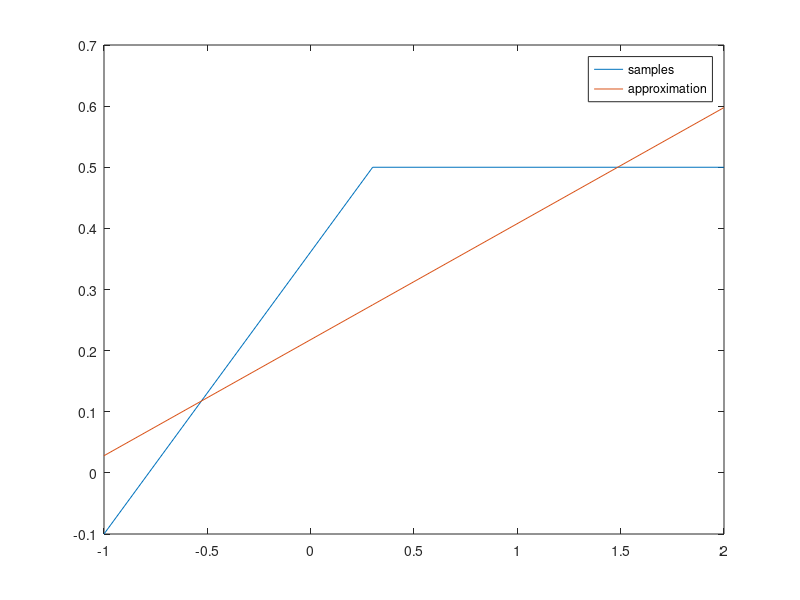
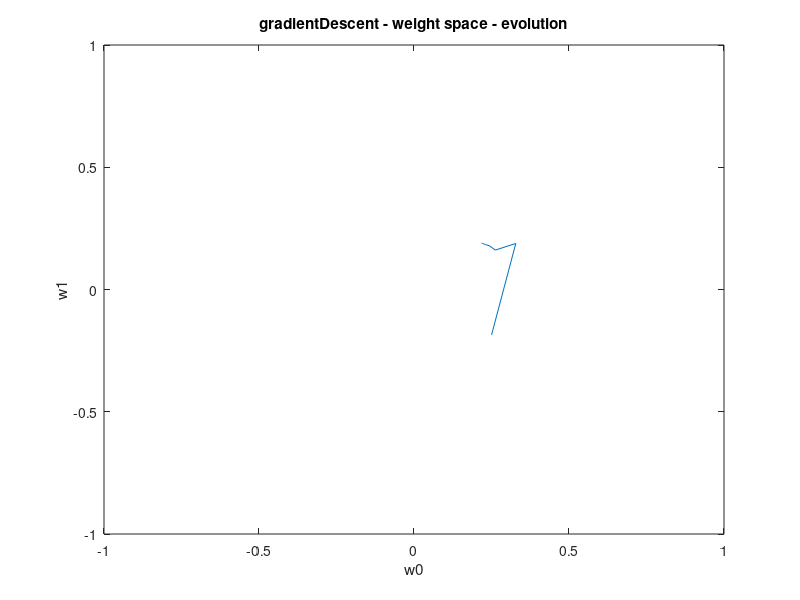
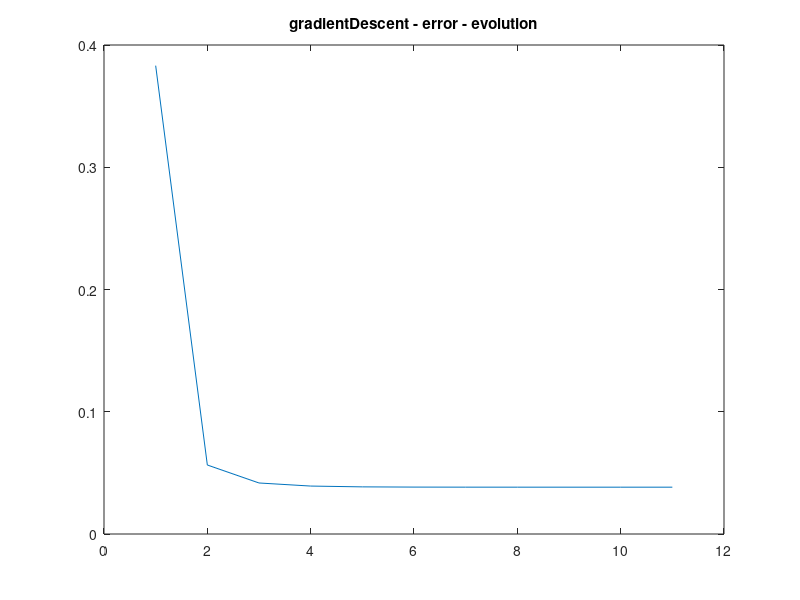
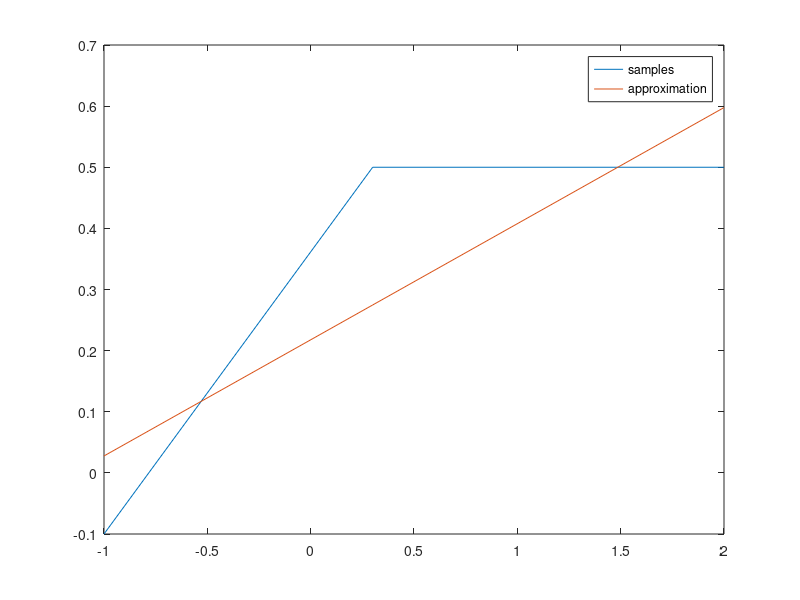

Reproduce these figures in MATLAB, in order.
#! /usr/bin/octave -qf

#
# Here we are comparing 3 different learning algorithms,
# demonstrated on a simple perceptron.
# i)   gradient decsent
# ii)  line-search
# iii) conjugate gradient descent
#


# X' = transposed(X)


# Weight vector: w[0=>threshold, 1=>input-weight]
global wInit = 0.5;
global w = [0.0; 0.0]

# Output vector: t[trainingSampleId]
global t = [-0.1, 0.5, 0.5]

# Input matrix: X[trainingSampleId][0=>bias, 1=>input]
global input = [-1.0, 0.3, 2.0]
global X = [1.0, 1.0, 1.0; input]


# the training error
function _Error = Error()
	global X
	global w
	global t
	_Error = 0.5 * sumsq(w' * X - t);
endfunction

# H = 2XX'
function _H = H()
	global X
	_H = 2 * X * X';
endfunction

# Returns the gradient for the current error
function _gradient = gradient()
	global w
	global X
	global t
	b = -2 * X * t';
	_gradient = H() * w + b;
endfunction

#################################

global w0
global w1
global e

function learn_init()
	global wInit;
	global w;
	global w0;
	global w1;
	global e;

	w(1) = unifrnd(-wInit, wInit);
	w(2) = unifrnd(-wInit, wInit);

	# save w0/1 for plotting
	w0 = [w(1)];
	w1 = [w(2)];

	e  = [Error()];
endfunction

# 5.1.a Gradient Descent
function learn_gradientDescent()
	global w;
	global w0;
	global w1;
	global e;

	iterations = 10;
	rate = 0.1;
	for i = 1:iterations
		g = gradient();
		w = w - rate * g;
		w0(end+1) = w(1);
		w1(end+1) = w(2);
		e(end+1)  = Error();
	endfor
endfunction

# 5.1.b Line search
function learn_lineSearch()
	global w;
	global w0;
	global w1;
	global e;

	iterations = 15;
	for i = 1:iterations
		g = gradient();
		alpha = - (g' * g) / (g' * H() * g);
		w = w + alpha * g;
		w0(end+1) = w(1);
		w1(end+1) = w(2);
		e(end+1)  = Error();
	endfor
endfunction

# 5.1.c Conjugate Gradient
function learn_conjugateGradient()
	global w;
	global w0;
	global w1;
	global e;

	gold = gradient();
	w = -gold;
	d = -gold;
	iterations = 2;
	for i = 1:iterations
		alpha = -(d' * gold) / (d' * H() * d);
		w = w + alpha * d;
		gnew = gradient();
		if (1 == 0)
			break;
		endif
		beta = -(gnew' * gnew) / (gold' * gold);
		d = gnew + beta * d;
		gold = gnew;

		w0(end+1) = w(1);
		w1(end+1) = w(2);
		e(end+1)  = Error();
	endfor
endfunction


function plotLearningResults(methodName)
	global input;
	global X;
	global t;
	global w;
	global w0;
	global w1;
	global e;

	# Plot the samples vs the approximation
	output = t
	approxOutput = w' * X
	title(strcat(methodName, " - target space - samples and approximation"))
	plot(input, [output; approxOutput])
	legend(["samples"; "approximation"]);
	print(strcat(methodName, "_approximation.png"), "-dpng")

	# Plot the weights evolution over the iteration steps
	plot(w0, w1)
	title(strcat(methodName, " - weight space - evolution"))
	xlabel("w0");
	ylabel("w1");
	w0Min = min(w0)
	w0Max = max(w0)
	w1Min = min(w1)
	w1Max = max(w1)
	wScaleMax = ceil(max([w0Max, w1Max]))
	wScaleMin = floor(min([w0Min, w1Min]))
	axis([wScaleMin wScaleMax wScaleMin wScaleMax])
	print(strcat(methodName, "_weightsEvolution.png"), "-dpng")

	# Plot the error evolution over the iteration steps
	plot(e)
	title(strcat(methodName, " - error - evolution"))
	print(strcat(methodName, "_errorsEvolution.png"), "-dpng")
endfunction


learn_init()
learn_gradientDescent()
plotLearningResults("gradientDescent")

learn_init()
learn_lineSearch()
plotLearningResults("lineSearch")

learn_init()
learn_conjugateGradient()
plotLearningResults("conjugateGradient")
